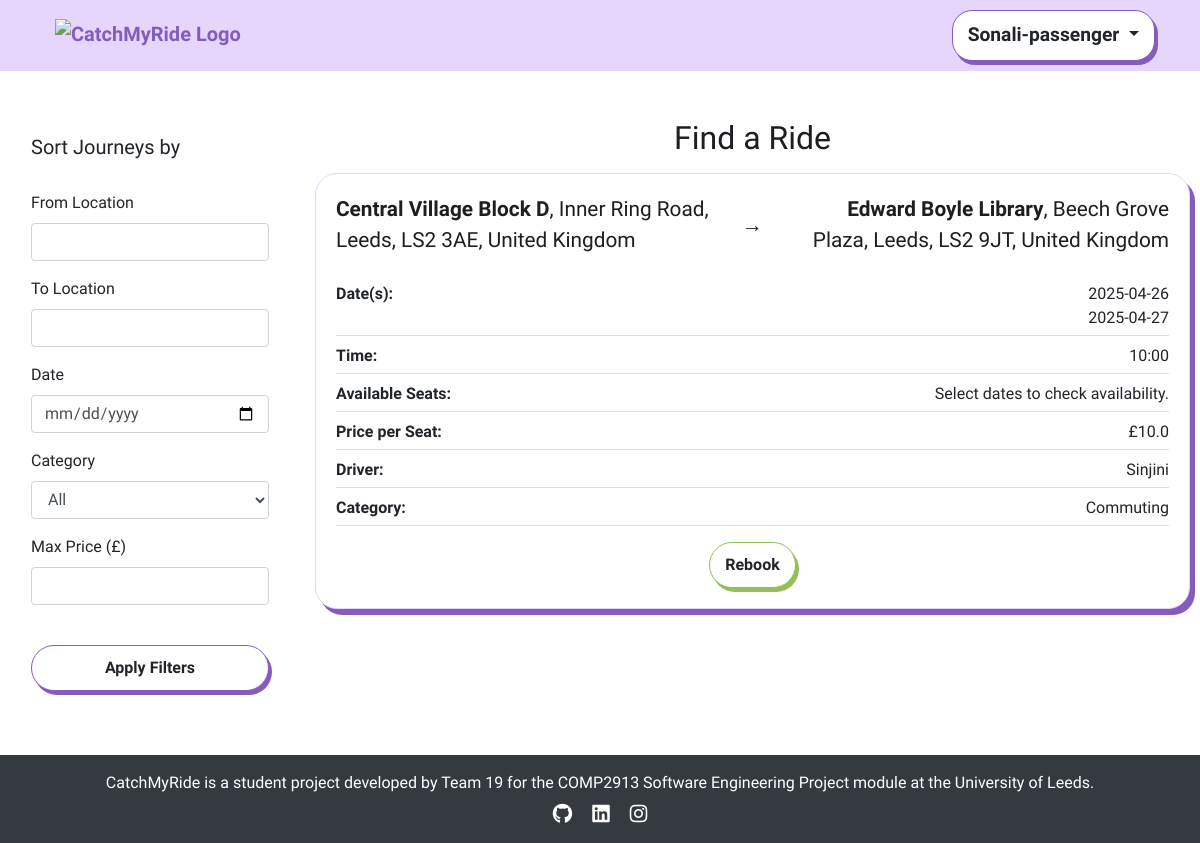
Screenshot of /view_journeys (signed in) with the database file from the repository.
### app/models.py (models this page shows, shortened)
class User(db.Model, UserMixin):
    id = db.Column(db.Integer, primary_key=True)
    username = db.Column(db.String(100), unique=True, nullable=False)
    email = db.Column(db.String(150), unique=True, nullable=False)
    password_hash = db.Column(db.String(200), nullable=False)
    is_active = db.Column(db.Boolean, default=True) # to check if the user activation (user authentication)
    is_manager = db.Column(db.Boolean, default=False)
    published_rides = db.relationship('publish_ride', backref='driver', lazy=True)
    booked_rides = db.relationship('publish_ride', secondary=passenger_rides, backref='passengers')

class publish_ride(db.Model):
    id = db.Column(db.Integer, primary_key=True)
    driver_id = db.Column(db.Integer, db.ForeignKey('user.id'), nullable=False)
    driver_name = db.Column(db.String(100), nullable=False)  # Added Driver Name
    from_location = db.Column(db.String(200), nullable=False)
    to_location = db.Column(db.String(200), nullable=False)
    date_time = db.Column(db.DateTime, nullable=True)  # Now optional
    available_seats_per_date = db.Column(db.JSON, nullable=True)
    price_per_seat = db.Column(db.Float, nullable=False)
    category = db.Column(db.String(50), nullable=False)
    recurrence_dates = db.Column(db.String(255), nullable=True)
    commute_times = db.Column(db.String(255), nullable=True)  # Stores commute time slots
    is_available = db.Column(db.Boolean, default=True)
    status = db.Column(db.String(20), default="Booked")

### app/views.py (the view)
@app.route('/view_journeys')
def view_journeys():
    london = pytz.timezone("Europe/London")
    aware_now = datetime.now(london)
    now = aware_now.replace(tzinfo=None)
    db.session.commit()
    db.session.expire_all()
    journeys = []
    for ride in publish_ride.query.all():
        if ride.category == "one-time" and ride.date_time < now:
            continue  # Skip past one-time rides
        try:
            seat_data = json.loads(ride.available_seats_per_date) if ride.available_seats_per_date else {}
        except (json.JSONDecodeError, TypeError):
            seat_data = {}
        if ride.category == "commuting":
            filtered_seats = {}
            commute_times = []
            try:
                commute_times = [datetime.strptime(t.strip(), "%H:%M").time() for t in ride.commute_times.split(",") if t.strip()]
            except Exception as e:
                print(f"error: Failed to parse commute_times: {ride.commute_times} — {e}")
            earliest_time = min(commute_times) if commute_times else time(0, 0)
            for date, seats in seat_data.items():
                try:
                    dt = datetime.combine(datetime.strptime(date, "%Y-%m-%d").date(), earliest_time)
                    if dt >= now:
                        filtered_seats[date] = seats
                except Exception as e:
                    print(f"error: Could not parse datetime for {date}: {e}")
            seat_data = filtered_seats
        ride.seat_tracking = seat_data
        journeys.append(ride)
        journeys = [
            journey for journey in journeys
            if journey.seat_tracking and any(seats > 0 for seats in journey.seat_tracking.values())
        ]
    booked_journey_ids = set()
    if current_user.is_authenticated:
        booked_journey_ids = {booking.ride_id for booking in book_ride.query.filter_by(user_id=current_user.id).all()}
    for journey in journeys:
        journey.user_has_booked = journey.id in booked_journey_ids
    return render_template('view_journeys.html', journeys=journeys, user=current_user)

### app/views.py (called while the page is built)
@app.before_request
def check_redirect_after_login():
    if 'redirect_after_login' in session and current_user.is_authenticated:
        redirect_path = session.pop('redirect_after_login')
        return redirect(redirect_path)

@login_manager.user_loader
def load_user(user_id):
    return User.query.get(int(user_id))

@app.context_processor
def inject_user():
    return dict(user=current_user)

### app/templates/view_journeys.html (shortened to what this page needs)
{% extends "base.html" %}
{% block content %}
<div class="container-fluid my-5">
    <div class="row">
        <div class="col-md-3">
            <div class="filter-sidebar p-3">
                <h5>Sort Journeys by</h5>
                <br>
                <form id="journeyFilters">
                    <div class="mb-3">
                        <label for="filterFrom" class="form-label">From Location</label>
                        <input type="text" class="form-control" id="filterFrom">
                    </div>
                    <div class="mb-3">
                        <label for="filterTo" class="form-label">To Location</label>
                        <input type="text" class="form-control" id="filterTo">
                    </div>
                    <div class="mb-3">
                        <label for="filterDate" class="form-label">Date</label>
                        <input type="date" class="form-control" id="filterDate">
                    </div>
                    <div class="mb-3">
                        <label for="filterCategory" class="form-label">Category</label>
                        <select class="form-control" id="filterCategory">
                            <option value="">All</option>
                        </select>
                    </div>
                    <div class="mb-3">
                        <label for="filterPrice" class="form-label">Max Price (£)</label>
                        <input type="number" class="form-control" id="filterPrice">
                    </div>
                    <br>
                    <button type="button" id="applyFilters" class="btn btn-base btn-one w-100">Apply Filters</button>
                </form>
            </div>
        </div>
        <div class="col-md-9 card-list-container">
            <h2 class="text-center mb-3">Find a Ride</h2>
            {% if journeys %}
                <div class="row">
                    {% for journey in journeys %}
                        <div class="col-12 mb-4">
                            <div class="card">
                                <div class="card-body">
                                    <div class="journey-title-container">
                                        <div class="from">
                                            <strong>{{ journey.from_location.split(',')[0] }}</strong>{{ journey.from_location.replace(journey.from_location.split(',')[0], '') }}
                                        </div>
                                        <div class="arrow">→</div>
                                        <div class="to">
                                            <strong>{{ journey.to_location.split(',')[0] }}</strong>{{ journey.to_location.replace(journey.to_location.split(',')[0], '') }}
                                        </div>
                                    </div>
                                    <div class="journey-details">
                                        <div class="detail-item">
                                            <span class="detail-heading">Date(s):</span>
                                            {% if journey.category == "one-time" %}
                                                <span>{{ journey.date_time.strftime('%Y-%m-%d') }}</span>
                                            {% elif journey.category == "commuting" %}
                                                <ul class="date-list">
                                                    {% for date in journey.seat_tracking.keys() | sort %}
                                                    <li>{{ date }}</li>
                                                    {% endfor %}
                                                </ul>
                                            {% endif %}
                                        </div>
                                        <div class="detail-item">
                                            <span class="detail-heading">Time:</span>
                                            {% if journey.category == "one-time" %}
                                                <span>{{ journey.date_time.strftime('%H:%M') }}</span>
                                            {% elif journey.category == "commuting" %}
                                                <span>{{ journey.commute_times | replace(',', ', ') }}</span>
                                            {% endif %}
                                        </div>
                                        <div class="detail-item">
                                            <span class="detail-heading">Available Seats:</span>
                                            {% if journey.category == "one-time" %}
                                                <span>{{ journey.seat_tracking.values() | max if journey.seat_tracking else 0 }}</span>
                                            {% elif journey.category == "commuting" %}
                                                <span>Select dates to check availability.</span>
                                            {% endif %}
                                        </div>
                                        <div class="detail-item">
                                            <span class="detail-heading">Price per Seat:</span>
                                            <span>£{{ journey.price_per_seat }}</span>
                                        </div>
                                        <div class="detail-item">
                                            <span class="detail-heading">Driver:</span>
                                            <span>{{ journey.driver_name }}</span>
                                        </div>
                                        <div class="detail-item">
                                            <span class="detail-heading">Category:</span>
                                            <span>{{ 'One-Time' if journey.category == 'one-time' else 'Commuting' }}</span>
                                        </div>
                                    </div>
                                    <div class="text-center mt-3">
                                        {% if user and journey.user_has_booked %}
                                            {% if journey.category == "one-time" %}
                                                <form action="{{ url_for('book_onetime', ride_id=journey.id) }}" method="get">
                                            {% elif journey.category == "commuting" %}
                                                <form action="{{ url_for('book_commuting', ride_id=journey.id) }}" method="get">
                                            {% endif %}
                                            <button type="submit" class="btn btn-base btn-green">Rebook</button>
                                        </form>
                                        {% endif %}
                                    </div>
                                </div>
                            </div>
                        </div>
                    {% endfor %}
                </div>
            {% else %}
                <p class="text-center mt-4">No journeys available at the moment.</p>
            {% endif %}
        </div>
    </div>
</div>
{% endblock %}

### app/templates/base.html (shortened to what this page needs)
<!DOCTYPE html>
<html lang="en">
<head>
    <link rel="stylesheet" href="https://stackpath.bootstrapcdn.com/bootstrap/4.2.1/css/bootstrap.min.css">
    <link rel="stylesheet" href="{{ url_for('static', filename='style.css') }}">
    <link rel="stylesheet" href="https://cdnjs.cloudflare.com/ajax/libs/font-awesome/6.0.0-beta3/css/all.min.css">
    <link href='https://unpkg.com/boxicons@2.1.4/css/boxicons.min.css' rel='stylesheet'>
    <link rel="stylesheet" href="https://cdn.jsdelivr.net/npm/flatpickr/dist/flatpickr.min.css">
    <link rel="stylesheet" href="https://unpkg.com/leaflet/dist/leaflet.css" />
    <link rel="stylesheet" href="https://unpkg.com/leaflet.markercluster/dist/MarkerCluster.css" />
    <link rel="stylesheet" href="https://unpkg.com/leaflet.markercluster/dist/MarkerCluster.Default.css" />
</head>
<body class="{% block body_class %}{% endblock %}">
    <div class="flex-wrapper">
    <nav class="navbar">
        <div class="container navbar-container d-flex align-items-baseline justify-content-between">
            <a class="navbar-brand navbar-logo" href="/" aria-label="Catch My Ride Logo" title="Go to home page">
                <img src="https://res.cloudinary.com/dpar2oaev/image/upload/v1745328859/330533dc-5ec6-4b41-a5c8-143db92afdf2.png"
                     alt="CatchMyRide Logo"
                     class="logo-img">
            </a>
            <div class="dropdown">
                {% if user.is_authenticated %}
                    <button class="btn btn-base btn-profile dropdown-toggle" type="button" id="profileDropdown" data-bs-toggle="dropdown" aria-haspopup="true" aria-expanded="false">
                        {{ user.username }}
                    </button>
                {% endif %}
            </div>
        </div>
    </nav>
    <main>
        {% block content %}{% endblock %}
    </main>
    <footer class="bg-dark text-white text-center py-3 mt-5">
        <div class="container">
            <p class="mb-0">
                CatchMyRide is a student project developed by Team 19 for the COMP2913 Software Engineering Project module at the University of Leeds.
            </p>
            <div class="social-links mt-2">
                <a href="https://github.com/COMP2913-24-25/software-engineering-project-team-19/wiki" class="text-white mx-2"><i class="fa-brands fa-github fa-lg"></i></a>
                <a href="https://www.linkedin.com/school/university-of-leeds/posts/?feedView=all" class="text-white mx-2"><i class="fa-brands fa-linkedin fa-lg"></i></a>
                <a href="https://www.instagram.com/universityofleeds/" class="text-white mx-2"><i class="fa-brands fa-instagram fa-lg"></i></a>
            </div>
        </div>
    </footer>
</body>
</html>

### app/static/style.css (style rules this page uses)
html { scroll-behavior: smooth; }
body { margin: 0; background-color: #fff; font-family: "Oxanium", serif; font-weight: 300; }
h2 { font-family: 'Shrikhand', serif; color: #1f1d21; }
i { font-size: 1.2rem; }
a { color: #855bbe; font-weight: bold; text-decoration: none; transition: color 0.3s ease-in-out; }
.navbar .container { display: flex; flex-direction: row; align-items: center; justify-content: space-between; }
.navbar { background-color: #e6d6fc; text-align: center; padding: 10px 0; }
.logo-img { height: 100px; max-height: 70px; object-fit: contain; margin-left: 10px; }
.btn-base { padding: 10px 15px; border-radius: 23px; font-weight: bold; transition: all 0.2s ease-in-out; background-color: white; color: var(--text-color); border: 1px solid var(--border-color); box-shadow: 3px 4px 0px var(--shadow-color); }
.btn-one { --color: #1f1d21; --border-color: #855bbe; --shadow-color: #855bbe; --bg-color: #e6d6fc; }
.btn-profile { --color: #1f1d21; --border-color: #855bbe; --bg-color: #e6d6fc; --shadow-color: #855bbe; font-size: 1.2rem; border-radius: 20px; }
.btn-green { --color: #1f1d21; --border-color: #94BE5B; --bg-color: #C9DEAD; --shadow-color: #94BE5B; }
.card { border-radius: 22px; border-color: #e6d6fc; box-shadow: 5px 6px 0px #855bbe; transition: transform 0.2s ease-in-out; }
.card-list-container { max-height: 80vh; overflow-y: auto; overflow-x: hidden; padding-right: 10px; }
.card .text-center { margin-top: 15px; }
.journey-title-container { display: flex; justify-content: space-between; align-items: center; text-align: center; font-size: 1.3rem; font-weight: 400; color: #1f1d21; margin-bottom: 25px; flex-wrap: nowrap; overflow-x: hidden; gap: 1rem; }
.journey-title-container .from { flex: 1; text-align: left; }
.journey-title-container .to { flex: 1; text-align: right; }
.journey-title-container .arrow { width: 40px; text-align: center; font-weight: bold; display: flex; align-items: center; justify-content: center; }
.journey-details { display: flex; flex-direction: column; gap: 8px; }
.detail-item { display: flex; justify-content: space-between; border-bottom: 1px solid #e6d6fc; padding-bottom: 5px; }
.date-list { margin: 0; }
.date-list li { display: block; }
.detail-heading { font-weight: 600; }

### rows the page displays
User: username "Sonali-passenger"
publish_ride: from_location "Central Village Block D", from_location.replace ", Inner Ring Road, Leeds, LS2 3AE, United Kingdom", to_location "Edward Boyle Library", to_location.replace ", Beech Grove Plaza, Leeds, LS2 9JT, United Kingdom", sort "2025-04-26" "2025-04-27", commute_times "10:00", shows "Select dates to check availability.", price_per_seat "10.0", driver_name "Sinjini", category "Commuting"
